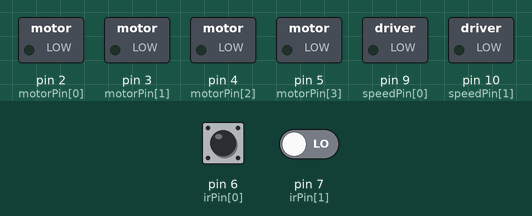
Bench run of a sketch on a simulated Arduino Uno, built with avr-gcc and run on an emulated ATmega328P. On the bench: switched loads named in the sketch (green lamp = pin HIGH). Inputs (shaded band) come from the test bench; at power-on: pin 6 (irPin[0]) LOW, pin 7 (irPin[1]) LOW. What the sketch prints to the serial monitor is not drawn.

Above: at 1.2 s.
1.3 s: pin 6 (irPin[0]) driven HIGH
At 1.6 s:
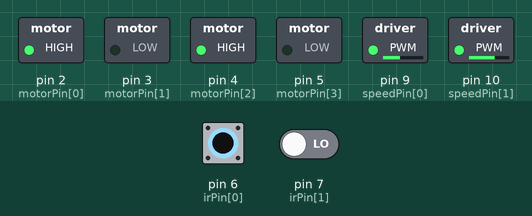
2.8 s: pin 7 (irPin[1]) driven HIGH
At 3.3 s:
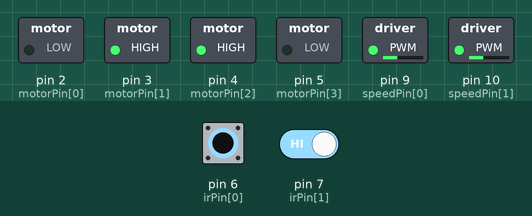
4.3 s: pin 6 (irPin[0]) driven LOW
At 5.5 s:
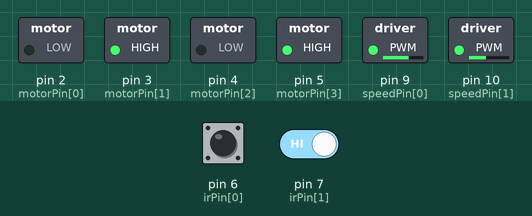
5.8 s: pin 7 (irPin[1]) driven LOW
At 6.9 s:
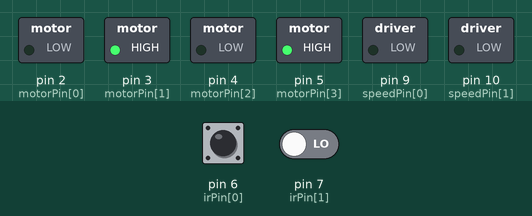
7.3 s: pin 6 (irPin[0]) pulsed HIGH 2 times (0.12 s each, 0.3 s apart)
At 8.9 s:
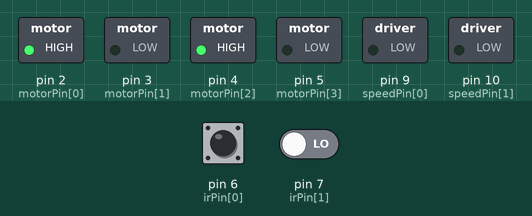
Timing chart, 0 to 10.4 s (numbered marks = the images above; inputs shaded):
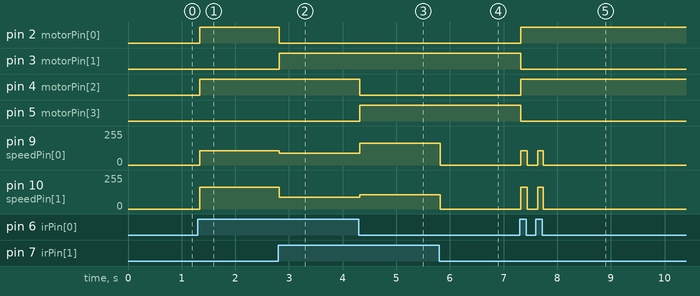

Measured:
- after the input at 1.3 s, pin 2 (motorPin[0]), pin 4 (motorPin[2]): LOW → HIGH at once; pin 9 (speedPin[0]): 0/255 → 108/255 at once; pin 10 (speedPin[1]): 0/255 → 162/255 at once
- after the input at 2.8 s, pin 2 (motorPin[0]): HIGH → LOW at once; pin 3 (motorPin[1]): LOW → HIGH at once; pin 9 (speedPin[0]): 108/255 → 90/255 at once; pin 10 (speedPin[1]): 162/255 → 90/255 at once
- after the input at 4.3 s, pin 4 (motorPin[2]): HIGH → LOW at once; pin 5 (motorPin[3]): LOW → HIGH at once; pin 9 (speedPin[0]): 90/255 → 162/255 at once; pin 10 (speedPin[1]): 90/255 → 108/255 at once
- after the input at 5.8 s, pin 9 (speedPin[0]): 162/255 → 0/255 at once; pin 10 (speedPin[1]): 108/255 → 0/255 at once
- after the input at 7.3 s, pin 2 (motorPin[0]): LOW → HIGH at once; pin 3 (motorPin[1]): HIGH → LOW at once

The sketch:

sketch_oct27a.ino
```cpp
int motorPin[4] = {2, 3, 4, 5};    // motor 센서
int speedPin[2] = {9, 10};         // pwm 속력 제어
int irPin[2] = {6, 7};             // 적외선
int Speed = 90;                   // 최대 속도
int pSpeed = 0;                    //

// 오른쪽 바퀴 제어 속도 speedPin[0], 왼쪽 바퀴 제어 속도 speedPin[1]
// 오른쪽 바퀴 motorPin[0, 1], 왼쪽 바퀴 motorPin[2, 3]
// 오른쪽 적외선센서 irPin[0] 왼쪽 적외선센서 irPin[1]

void leftMove();
void stopMove();
void rightMove();
void straightMove();

void setup() {
  Serial.begin(9600);
  for (int i = 0 ; i < 4; i++) {
    pinMode(motorPin[i], OUTPUT);
  }
  for (int i = 0 ; i < 2; i++) {
    pinMode(speedPin[i], OUTPUT);
  }
  for (int i = 0 ; i < 2; i++) {
    pinMode(irPin[i], INPUT);
  }
}

void loop() {

  int val1 = digitalRead(irPin[0]); // 오른쪽 적외선
  int val2 = digitalRead(irPin[1]); // 왼쪽 적외선

  Serial.print("1번 : ");
  Serial.print(val1);
  Serial.print("\t");
  Serial.print("2번 : ");
  Serial.println(val2);

  // 오른쪽 적외선 센서 인식 시 오른쪽 바퀴 속력 감소
  if (val1 == 1 && val2 == 0) {
    leftMove();
  }
  // 왼쪽 적외선 센서 인식 시 왼쪽 바퀴 속력 감소
  else if (val1 == 0 && val2 == 1) {
    rightMove();
  }
  else if (val1 == 1 && val2 == 1) {
    straightMove();
  }
  else if (val1 == 0 && val2 == 0) {
    stopMove();
  }
}

void leftMove() {
  digitalWrite(motorPin[0], HIGH);
  digitalWrite(motorPin[1], LOW);
  digitalWrite(motorPin[2], HIGH);
  digitalWrite(motorPin[3], LOW);
  for (int i = pSpeed; i <= Speed; i = i + 5) {
    analogWrite(speedPin[1], i * 1.8);
    analogWrite(speedPin[0], i * (1.2));
  }
  delay(5);
  pSpeed = Speed;
}

void rightMove() {
  digitalWrite(motorPin[0], LOW);
  digitalWrite(motorPin[1], HIGH);
  digitalWrite(motorPin[2], LOW);
  digitalWrite(motorPin[3], HIGH);
  for (int i = pSpeed; i <= Speed; i = i + 5) {
    analogWrite(speedPin[1], i * (1.2));
    analogWrite(speedPin[0], i * 1.8);
  }
  delay(5);
  pSpeed = Speed;
}

void stopMove() {
  for (int i = 0; i < 2; i++) {
    analogWrite(speedPin[i], 0);
  }
}

void straightMove() {
  digitalWrite(motorPin[0], LOW);
  digitalWrite(motorPin[1], HIGH);
  digitalWrite(motorPin[2], HIGH);
  digitalWrite(motorPin[3], LOW);
  // 점차 증가하게 함.
  for (int i = pSpeed; i <= Speed; i = i + 5) {
    analogWrite(speedPin[0], i);
    analogWrite(speedPin[1], i);
  }
  delay(5);
  //  analogWrite(speedPin[1], 70);
  //  analogWrite(speedPin[0], 70);
  pSpeed = Speed;
}


// R후진 L전진
//  digitalWrite(motorPin[0], HIGH);
//  digitalWrite(motorPin[1], LOW);
//  digitalWrite(motorPin[2], HIGH);
//  digitalWrite(motorPin[3], LOW);

//후진
//  digitalWrite(motorPin[0], HIGH);
//  digitalWrite(motorPin[1], LOW);
//  digitalWrite(motorPin[2], LOW);
//  digitalWrite(motorPin[3], HIGH);
//  analogWrite(speedPin[1], 255);
//  analogWrite(speedPin[0], 255);
```
